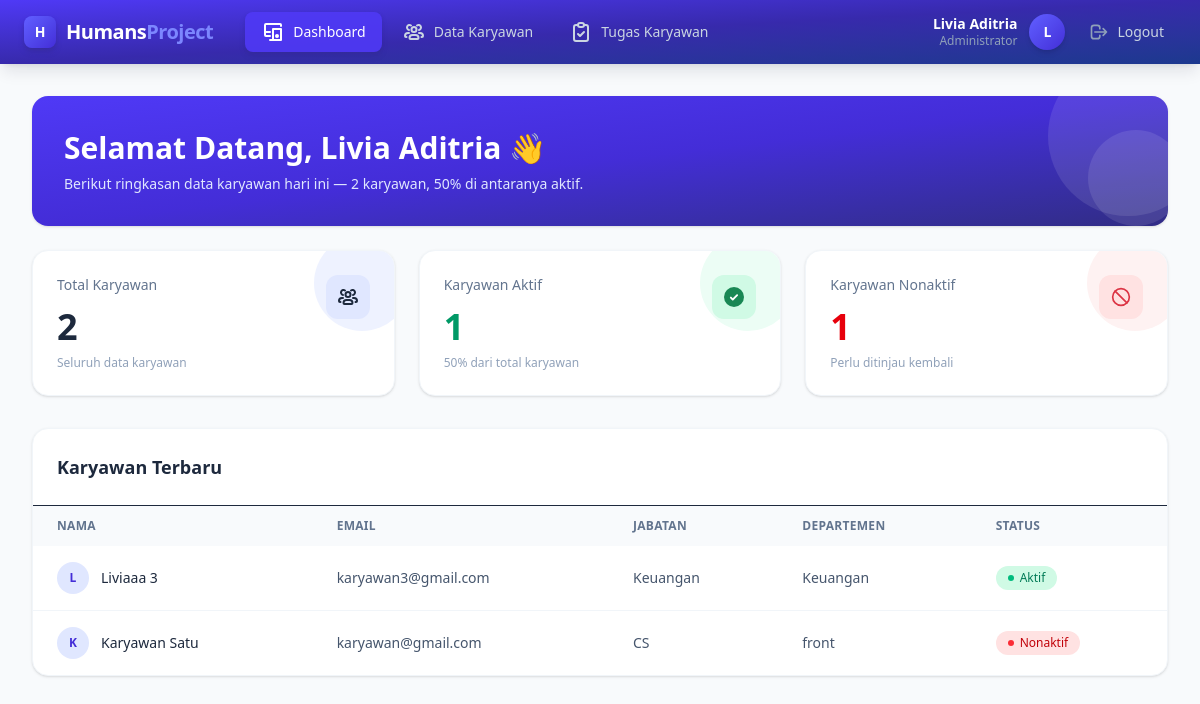
Page /admin/dashboard.php (signed in) on the committed database.
### tables this page shows
CREATE TABLE IF NOT EXISTS `users` (
  `id` bigint unsigned NOT NULL AUTO_INCREMENT,
  `nip` varchar(30) NOT NULL,
  `nama_lengkap` varchar(120) NOT NULL,
  `email` varchar(120) NOT NULL,
  `password` varchar(255) NOT NULL,
  `role` enum('admin','karyawan') NOT NULL DEFAULT 'karyawan',
  `jabatan` varchar(100) NOT NULL,
  `departemen` varchar(100) NOT NULL,
  `no_hp` varchar(25) DEFAULT NULL,
  `alamat` text,
  `tanggal_masuk` date NOT NULL,
  `status` enum('aktif','nonaktif') NOT NULL DEFAULT 'aktif',
  `created_at` timestamp NULL DEFAULT (now()) ON UPDATE CURRENT_TIMESTAMP,
  `updated_at` timestamp NULL DEFAULT (now()) ON UPDATE CURRENT_TIMESTAMP,
  PRIMARY KEY (`id`),
  UNIQUE KEY `nip` (`nip`),
  UNIQUE KEY `email` (`email`)
);

### includes/functions.php (called while the page is built, shortened)
<?php
function e(?string $value): string
{
    return htmlspecialchars((string) $value, ENT_QUOTES, 'UTF-8');
}

### config/database.php (called while the page is built, shortened)
<?php
function db(): PDO
{
    static $pdo = null;
    if ($pdo instanceof PDO) {
        return $pdo;
    }
    try {
        $dsn = 'mysql:host=' . DB_HOST . ';dbname=' . DB_NAME . ';charset=utf8mb4';
        $pdo = new PDO($dsn, DB_USER, DB_PASS, [
            PDO::ATTR_ERRMODE => PDO::ERRMODE_EXCEPTION,
            PDO::ATTR_DEFAULT_FETCH_MODE => PDO::FETCH_ASSOC,
            PDO::ATTR_EMULATE_PREPARES => false,
        ]);
        return $pdo;
    } catch (PDOException $e) {
        exit('Koneksi database gagal. Periksa config/database.php dan pastikan MySQL akti');
    }
}

### admin/dashboard.php (the view, shortened to what this page needs)
<?php
require __DIR__ . '/../includes/header.php';
$totalKaryawan = (int) db()->query("SELECT COUNT(*) FROM users WHERE role='karyawan'")->fetchColumn();
$totalAktif = (int) db()->query("SELECT COUNT(*) FROM users WHERE role='karyawan' AND status='aktif'")->fetchColumn();
$totalNonaktif = (int) db()->query("SELECT COUNT(*) FROM users WHERE role='karyawan' AND status='nonaktif'")->fetchColumn();
$persenAktif = $totalKaryawan > 0 ? round(($totalAktif / $totalKaryawan) * 100) : 0;
$stmt = db()->query("
    SELECT nama_lengkap,email,jabatan,departemen,status
    FROM users
    WHERE role='karyawan'
    ORDER BY id DESC
    LIMIT 5
");
$karyawan = $stmt->fetchAll();
?>
<div class="min-h-screen bg-transparent">
    <main class="max-w-7xl mx-auto p-6 md:p-8 space-y-6">
        <div class="relative overflow-hidden rounded-2xl bg-gradient-to-br from-indigo-600 via-indigo-700 to-indigo-900 p-6 md:p-8 text-white shadow-sm">
            <div class="absolute -right-4 bottom-0 h-24 w-24 rounded-full bg-white/10"></div>
            <div class="relative">
                <h1 class="text-2xl md:text-3xl font-bold mt-0.5">Selamat Datang, <?= e($_SESSION['nama_lengkap']) ?> 👋</h1>
                <p class="text-indigo-100 text-sm mt-2">
                    Berikut ringkasan data karyawan hari ini &mdash; <?= $totalKaryawan ?> karyawan, <?= $persenAktif ?>% di antaranya aktif.
                </p>
            </div>
        </div>
        <div class="grid md:grid-cols-3 gap-6 mb-8">
            <div class="relative overflow-hidden bg-white rounded-2xl shadow-sm border border-slate-100 p-6 hover:shadow-md transition-shadow">
                <div class="relative flex items-start justify-between">
                    <div>
                        <p class="text-slate-500 text-sm font-medium">
                            Total Karyawan
                        </p>
                        <h2 class="text-4xl font-bold mt-3 text-slate-800">
                            <?= $totalKaryawan ?>
                        </h2>
                        <p class="text-xs text-slate-400 mt-2">Seluruh data karyawan</p>
                    </div>
                    <div class="w-11 h-11 rounded-xl bg-indigo-100 flex items-center justify-center text-xl">
                    </div>
                </div>
            </div>
            <div class="relative overflow-hidden bg-white rounded-2xl shadow-sm border border-slate-100 p-6 hover:shadow-md transition-shadow">
                <div class="relative flex items-start justify-between">
                    <div>
                        <p class="text-slate-500 text-sm font-medium">
                            Karyawan Aktif
                        </p>
                        <h2 class="text-4xl font-bold mt-3 text-emerald-600">
                            <?= $totalAktif ?>
                        </h2>
                        <p class="text-xs text-slate-400 mt-2"><?= $persenAktif ?>% dari total karyawan</p>
                    </div>
                    <div class="w-11 h-11 rounded-xl bg-emerald-100 flex items-center justify-center text-xl">
                        <svg xmlns="http://www.w3.org/2000/svg"
                            width="20"
                            height="20"
                            fill="#198754"
                            viewBox="0 0 16 16">
                        <path d="M16 8A8 8 0 1 1 0 8a8 8 0 0 1 16 0z"/>
                        <path fill="#fff"
                                d="M11.03 5.97a.75.75 0 0 1 0 1.06L7.53 10.53a.75.75 0 0 1-1.06 0L4.97 9.03a.75.75 0 1 1 1.06-1.06L7 8.94l2.97-2.97a.75.75 0 0 1 1.06 0z"/>
                        </svg>
                    </div>
                </div>
            </div>
            <div class="relative overflow-hidden bg-white rounded-2xl shadow-sm border border-slate-100 p-6 hover:shadow-md transition-shadow">
                <div class="relative flex items-start justify-between">
                    <div>
                        <p class="text-slate-500 text-sm font-medium">
                            Karyawan Nonaktif
                        </p>
                        <h2 class="text-4xl font-bold mt-3 text-red-600">
                            <?= $totalNonaktif ?>
                        </h2>
                        <p class="text-xs text-slate-400 mt-2">Perlu ditinjau kembali</p>
                    </div>
                    <div class="w-11 h-11 rounded-xl bg-red-100 flex items-center justify-center text-xl">
                        <svg xmlns="http://www.w3.org/2000/svg"
                        width="20"
                        height="20"
                        viewBox="0 0 24 24"
                        fill="none"
                        stroke="#DC3545"
                        stroke-width="2"
                        stroke-linecap="round"
                        stroke-linejoin="round">
                        <circle cx="12" cy="12" r="10"/>
                        <path d="M4.93 4.93l14.14 14.14"/>
                    </svg>
                    </div>
                </div>
            </div>
        </div>
        <div class="bg-white rounded-2xl shadow-sm border border-slate-100">
            <div class="p-6 border-b flex items-center justify-between">
                <h2 class="text-lg font-bold text-slate-800">
                    Karyawan Terbaru
                </h2>
            </div>
            <div class="overflow-x-auto">
                <table class="w-full text-sm">
                    <thead class="bg-slate-50 text-slate-500 uppercase text-xs tracking-wide">
                        <tr>
                            <th class="text-left px-6 py-3 font-semibold">
                                Nama
                            </th>
                            <th class="text-left px-6 py-3 font-semibold">
                                Email
                            </th>
                            <th class="text-left px-6 py-3 font-semibold">
                                Jabatan
                            </th>
                            <th class="text-left px-6 py-3 font-semibold">
                                Departemen
                            </th>
                            <th class="text-left px-6 py-3 font-semibold">
                                Status
                            </th>
                        </tr>
                    </thead>
                    <tbody class="divide-y divide-slate-100">
                        <?php if (empty($karyawan)): ?>
                        <tr>
                            <td colspan="5" class="px-6 py-10 text-center text-slate-400">
                                Belum ada data karyawan.
                            </td>
                        </tr>
                        <?php else: ?>
                        <?php foreach($karyawan as $row): ?>
                        <tr class="hover:bg-slate-50 transition-colors">
                            <td class="px-6 py-4 font-medium text-slate-800">
                                <div class="flex items-center gap-3">
                                    <div class="w-8 h-8 rounded-full bg-indigo-100 text-indigo-700 flex items-center justify-center text-xs font-bold">
                                        <?= strtoupper(substr($row['nama_lengkap'],0,1)) ?>
                                    </div>
                                    <?= e($row['nama_lengkap']) ?>
                                </div>
                            </td>
                            <td class="px-6 py-4 text-slate-600">
                                <?= e($row['email']) ?>
                            </td>
                            <td class="px-6 py-4 text-slate-600">
                                <?= e($row['jabatan']) ?>
                            </td>
                            <td class="px-6 py-4 text-slate-600">
                                <?= e($row['departemen']) ?>
                            </td>
                            <td class="px-6 py-4">
                                <?php if($row['status']=='aktif'): ?>
                                    <span class="inline-flex items-center gap-1.5 bg-emerald-100 text-emerald-700 px-3 py-1 rounded-full text-xs font-medium">
                                        <span class="w-1.5 h-1.5 rounded-full bg-emerald-500"></span>
                                        Aktif
                                    </span>
                                <?php else: ?>
                                    <span class="inline-flex items-center gap-1.5 bg-red-100 text-red-700 px-3 py-1 rounded-full text-xs font-medium">
                                        <span class="w-1.5 h-1.5 rounded-full bg-red-500"></span>
                                        Nonaktif
                                    </span>
                                <?php endif; ?>
                            </td>
                        </tr>
                        <?php endforeach; ?>
                        <?php endif; ?>
                    </tbody>
                </table>
            </div>
        </div>
    </main>
</div>
<?php require __DIR__ . '/../includes/footer.php'; ?>

### rows in the picture
users: nama_lengkap "L", nama_lengkap "Liviaaa 3", email "karyawan3@gmail.com", jabatan "Keuangan", departemen "Keuangan", status "aktif" (drawn)
users: nama_lengkap "K", nama_lengkap "Karyawan Satu", email "karyawan@gmail.com", jabatan "CS", departemen "front", status "nonaktif" (drawn)

### other values in the picture
$namaLengkap "Livia Aditria"
substr($namaLengkap, 0, 1) "L"
$_SESSION['nama_lengkap'] "Livia Aditria"
$totalKaryawan "2"
$persenAktif "50"
$totalAktif "1"
$totalNonaktif "1"
